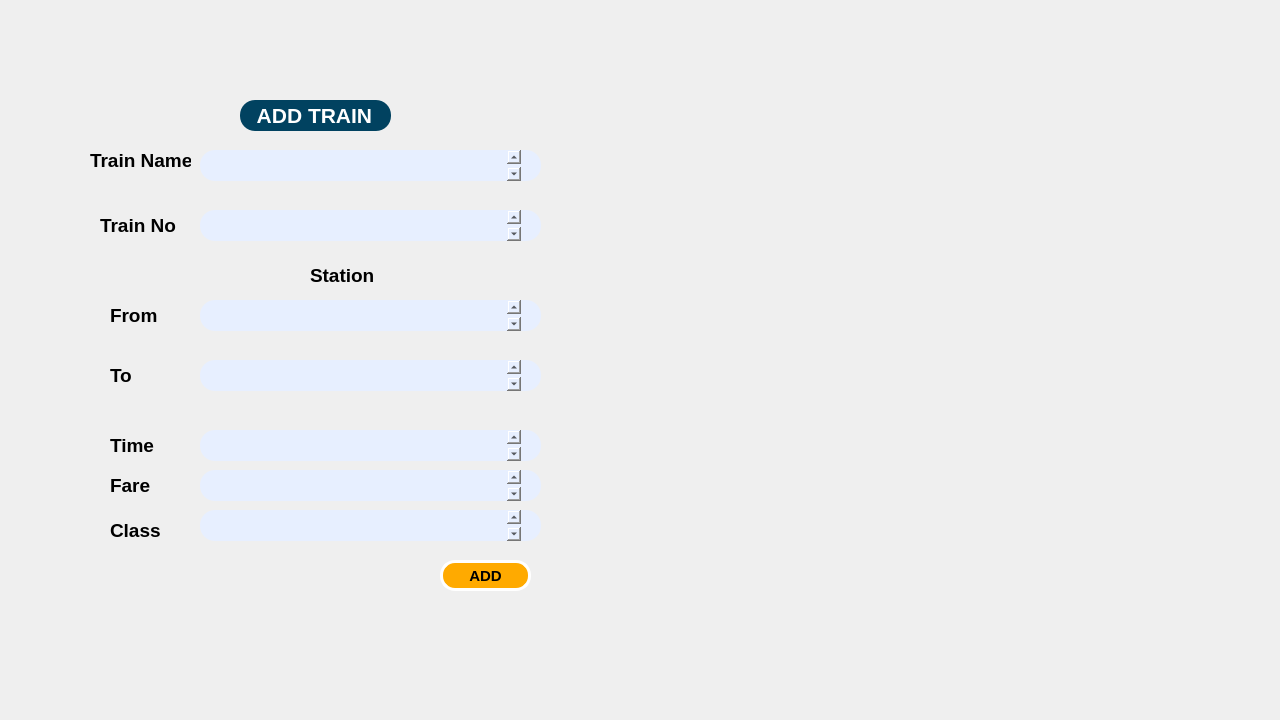
<?xml version="1.0" encoding="UTF-8"?>
<ui version="4.0">
 <class>addtrain</class>
 <widget class="QDialog" name="addtrain">
  <property name="geometry">
   <rect>
    <x>0</x>
    <y>0</y>
    <width>1280</width>
    <height>720</height>
   </rect>
  </property>
  <property name="maximumSize">
   <size>
    <width>1280</width>
    <height>720</height>
   </size>
  </property>
  <property name="windowTitle">
   <string>AddTrain</string>
  </property>
  <widget class="QLabel" name="label">
   <property name="geometry">
    <rect>
     <x>240</x>
     <y>100</y>
     <width>151</width>
     <height>31</height>
    </rect>
   </property>
   <property name="font">
    <font>
     <pointsize>16</pointsize>
     <bold>true</bold>
    </font>
   </property>
   <property name="styleSheet">
    <string notr="true">color: rgb(255, 255, 255);

background-color: rgb(1, 66, 96);
border-radius:15
</string>
   </property>
   <property name="text">
    <string>   ADD TRAIN</string>
   </property>
  </widget>
  <widget class="QTextEdit" name="txttrainname">
   <property name="geometry">
    <rect>
     <x>200</x>
     <y>150</y>
     <width>341</width>
     <height>31</height>
    </rect>
   </property>
   <property name="font">
    <font>
     <family>Bahnschrift Light SemiCondensed</family>
     <pointsize>14</pointsize>
    </font>
   </property>
   <property name="styleSheet">
    <string notr="true">background-color: rgb(231, 239, 255);
border-radius:15px;
padding-left:20px;
padding-right:20px;
</string>
   </property>
   <property name="placeholderText">
    <string/>
   </property>
  </widget>
  <widget class="QTextEdit" name="txttrainkano">
   <property name="geometry">
    <rect>
     <x>200</x>
     <y>210</y>
     <width>341</width>
     <height>31</height>
    </rect>
   </property>
   <property name="font">
    <font>
     <family>Bahnschrift Light SemiCondensed</family>
     <pointsize>14</pointsize>
    </font>
   </property>
   <property name="styleSheet">
    <string notr="true">background-color: rgb(231, 239, 255);
border-radius:15px;
padding-left:20px;
padding-right:20px;</string>
   </property>
  </widget>
  <widget class="QTextEdit" name="txtstationfrom">
   <property name="geometry">
    <rect>
     <x>200</x>
     <y>300</y>
     <width>341</width>
     <height>31</height>
    </rect>
   </property>
   <property name="font">
    <font>
     <family>Bahnschrift Light SemiCondensed</family>
     <pointsize>14</pointsize>
    </font>
   </property>
   <property name="styleSheet">
    <string notr="true">background-color: rgb(231, 239, 255);
border-radius:15px;
padding-left:20px;
padding-right:20px;
</string>
   </property>
  </widget>
  <widget class="QTextEdit" name="txtstationto">
   <property name="geometry">
    <rect>
     <x>200</x>
     <y>360</y>
     <width>341</width>
     <height>31</height>
    </rect>
   </property>
   <property name="font">
    <font>
     <family>Bahnschrift Light SemiCondensed</family>
     <pointsize>14</pointsize>
    </font>
   </property>
   <property name="styleSheet">
    <string notr="true">background-color: rgb(231, 239, 255);
border-radius:15px;
padding-left:20px;
padding-right:20px;
</string>
   </property>
  </widget>
  <widget class="QTextEdit" name="txttime">
   <property name="geometry">
    <rect>
     <x>200</x>
     <y>430</y>
     <width>341</width>
     <height>31</height>
    </rect>
   </property>
   <property name="font">
    <font>
     <family>Bahnschrift Light SemiCondensed</family>
     <pointsize>14</pointsize>
    </font>
   </property>
   <property name="styleSheet">
    <string notr="true">background-color: rgb(231, 239, 255);
border-radius:15px;
padding-left:20px;
padding-right:20px;
</string>
   </property>
  </widget>
  <widget class="QTextEdit" name="txtfare">
   <property name="geometry">
    <rect>
     <x>200</x>
     <y>470</y>
     <width>341</width>
     <height>31</height>
    </rect>
   </property>
   <property name="font">
    <font>
     <family>Bahnschrift Light Condensed</family>
     <pointsize>14</pointsize>
    </font>
   </property>
   <property name="styleSheet">
    <string notr="true">background-color: rgb(231, 239, 255);
border-radius:15px;
padding-left:20px;
padding-right:20px;
</string>
   </property>
  </widget>
  <widget class="QLabel" name="label_2">
   <property name="geometry">
    <rect>
     <x>90</x>
     <y>150</y>
     <width>101</width>
     <height>21</height>
    </rect>
   </property>
   <property name="font">
    <font>
     <pointsize>14</pointsize>
     <bold>true</bold>
    </font>
   </property>
   <property name="text">
    <string>Train Name</string>
   </property>
  </widget>
  <widget class="QLabel" name="label_3">
   <property name="geometry">
    <rect>
     <x>100</x>
     <y>210</y>
     <width>121</width>
     <height>31</height>
    </rect>
   </property>
   <property name="font">
    <font>
     <pointsize>14</pointsize>
     <bold>true</bold>
    </font>
   </property>
   <property name="text">
    <string>Train No</string>
   </property>
  </widget>
  <widget class="QLabel" name="label_4">
   <property name="geometry">
    <rect>
     <x>110</x>
     <y>300</y>
     <width>121</width>
     <height>31</height>
    </rect>
   </property>
   <property name="font">
    <font>
     <pointsize>14</pointsize>
     <bold>true</bold>
    </font>
   </property>
   <property name="text">
    <string>From</string>
   </property>
  </widget>
  <widget class="QLabel" name="label_5">
   <property name="geometry">
    <rect>
     <x>110</x>
     <y>360</y>
     <width>121</width>
     <height>31</height>
    </rect>
   </property>
   <property name="font">
    <font>
     <pointsize>14</pointsize>
     <bold>true</bold>
    </font>
   </property>
   <property name="text">
    <string>To</string>
   </property>
  </widget>
  <widget class="QLabel" name="label_6">
   <property name="geometry">
    <rect>
     <x>110</x>
     <y>430</y>
     <width>121</width>
     <height>31</height>
    </rect>
   </property>
   <property name="font">
    <font>
     <pointsize>14</pointsize>
     <bold>true</bold>
    </font>
   </property>
   <property name="text">
    <string>Time</string>
   </property>
  </widget>
  <widget class="QLabel" name="label_7">
   <property name="geometry">
    <rect>
     <x>110</x>
     <y>470</y>
     <width>121</width>
     <height>31</height>
    </rect>
   </property>
   <property name="font">
    <font>
     <pointsize>14</pointsize>
     <bold>true</bold>
    </font>
   </property>
   <property name="text">
    <string>Fare</string>
   </property>
  </widget>
  <widget class="QLabel" name="label_8">
   <property name="geometry">
    <rect>
     <x>310</x>
     <y>260</y>
     <width>121</width>
     <height>31</height>
    </rect>
   </property>
   <property name="font">
    <font>
     <pointsize>14</pointsize>
     <bold>true</bold>
    </font>
   </property>
   <property name="text">
    <string>Station</string>
   </property>
  </widget>
  <widget class="QPushButton" name="pushButton">
   <property name="geometry">
    <rect>
     <x>440</x>
     <y>560</y>
     <width>91</width>
     <height>31</height>
    </rect>
   </property>
   <property name="font">
    <font>
     <pointsize>11</pointsize>
     <bold>true</bold>
    </font>
   </property>
   <property name="styleSheet">
    <string notr="true">QPushButton
{
	color: rgb(0, 0, 0);
	
	
	
	
	background-color: rgb(255, 170, 0);
	border-radius:15px;
	
	border: 3px solid white;

}
QPushButton:hover {
    
	
	background-color: rgb(255, 85, 0);
}</string>
   </property>
   <property name="text">
    <string>ADD</string>
   </property>
  </widget>
  <widget class="QLabel" name="labelofpi">
   <property name="geometry">
    <rect>
     <x>0</x>
     <y>0</y>
     <width>1280</width>
     <height>720</height>
    </rect>
   </property>
   <property name="maximumSize">
    <size>
     <width>1280</width>
     <height>720</height>
    </size>
   </property>
   <property name="font">
    <font>
     <family>Arial Black</family>
     <bold>true</bold>
    </font>
   </property>
   <property name="styleSheet">
    <string notr="true">image: url(:/PICS/pg3.jpg);</string>
   </property>
   <property name="text">
    <string/>
   </property>
  </widget>
  <widget class="QTextEdit" name="txtclass">
   <property name="geometry">
    <rect>
     <x>200</x>
     <y>510</y>
     <width>341</width>
     <height>31</height>
    </rect>
   </property>
   <property name="font">
    <font>
     <family>Bahnschrift Light SemiCondensed</family>
     <pointsize>14</pointsize>
    </font>
   </property>
   <property name="styleSheet">
    <string notr="true">background-color: rgb(231, 239, 255);
border-radius:15px;
padding-left:20px;
padding-right:20px;
</string>
   </property>
  </widget>
  <widget class="QLabel" name="label_9">
   <property name="geometry">
    <rect>
     <x>110</x>
     <y>520</y>
     <width>61</width>
     <height>20</height>
    </rect>
   </property>
   <property name="font">
    <font>
     <pointsize>14</pointsize>
     <bold>true</bold>
    </font>
   </property>
   <property name="text">
    <string>Class</string>
   </property>
  </widget>
  <zorder>labelofpi</zorder>
  <zorder>label</zorder>
  <zorder>txttrainname</zorder>
  <zorder>txttrainkano</zorder>
  <zorder>txtstationfrom</zorder>
  <zorder>txtstationto</zorder>
  <zorder>txttime</zorder>
  <zorder>txtfare</zorder>
  <zorder>label_2</zorder>
  <zorder>label_3</zorder>
  <zorder>label_4</zorder>
  <zorder>label_5</zorder>
  <zorder>label_6</zorder>
  <zorder>label_7</zorder>
  <zorder>label_8</zorder>
  <zorder>pushButton</zorder>
  <zorder>txtclass</zorder>
  <zorder>label_9</zorder>
 </widget>
 <resources/>
 <connections/>
</ui>
